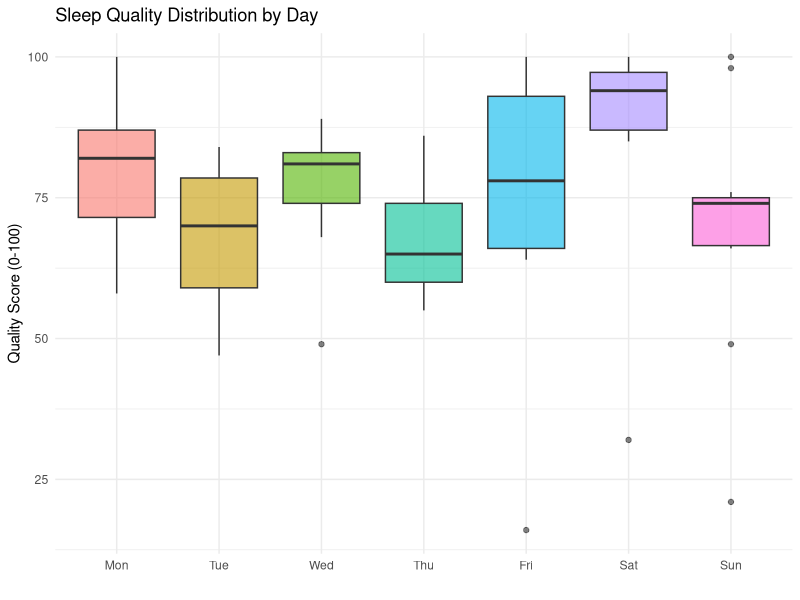
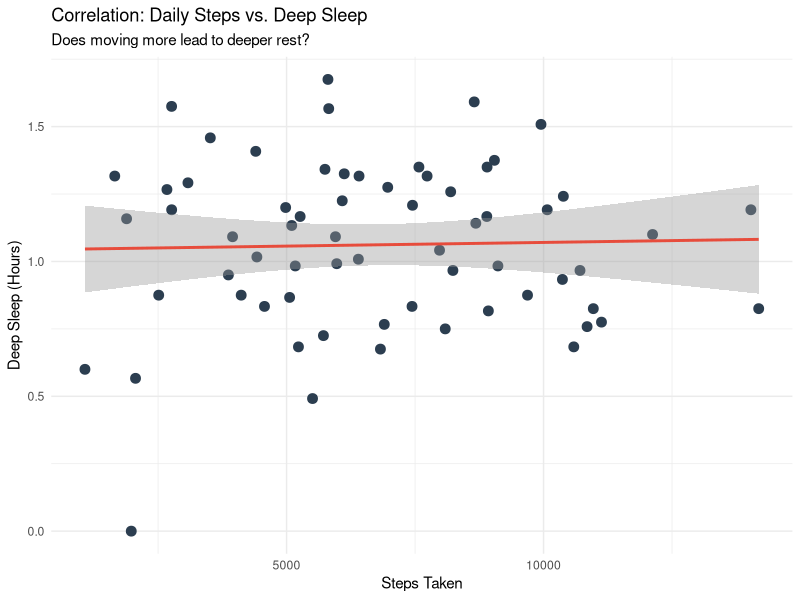
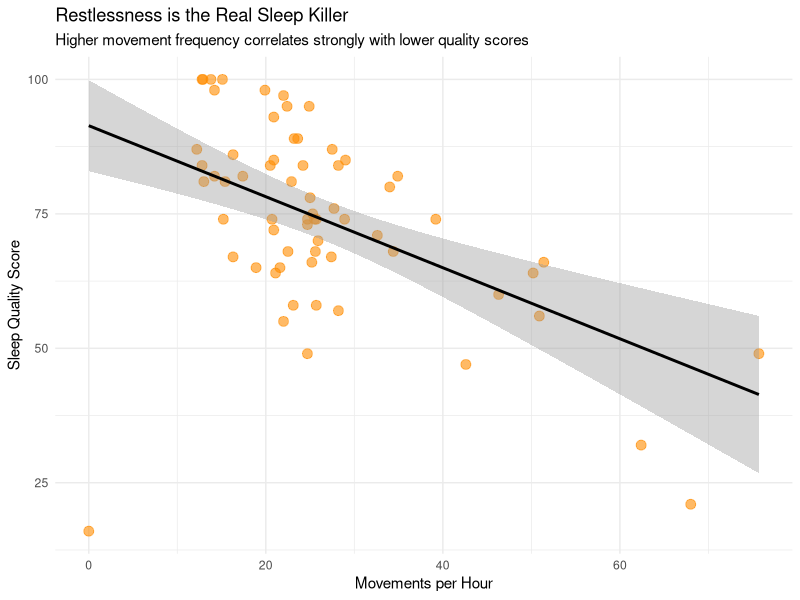
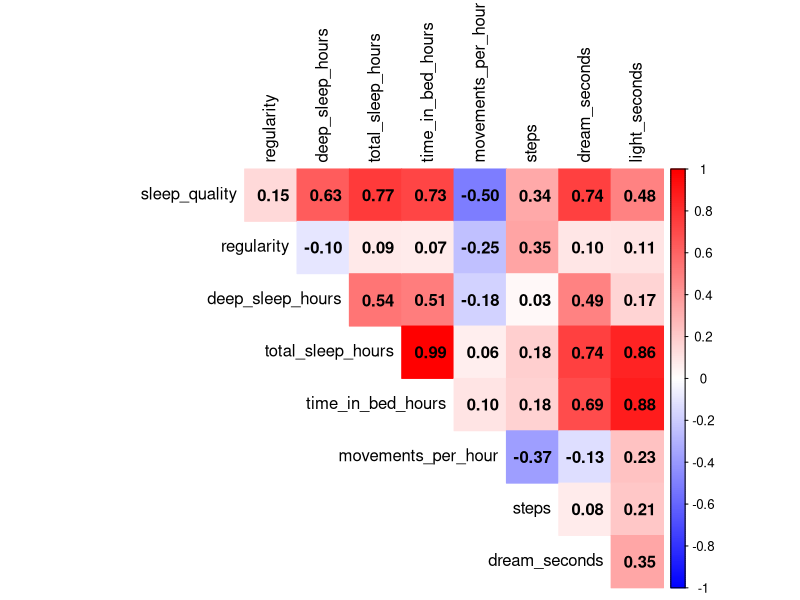

These charts were generated, in order, by the following R code:
## ---- chunk 1
knitr::opts_chunk$set(echo = TRUE, warning = FALSE, message = FALSE)
library(tidyverse)
library(corrplot)

# Load the CLEAN data we just saved
sleep <- read_csv("../data/sleep_clean2.csv")
## ---- chunk 2
# Reorder days so they start on Monday instead of alphabetical
sleep$day_of_week <- factor(sleep$day_of_week, 
                            levels = c("Mon", "Tue", "Wed", "Thu", "Fri", "Sat", "Sun"))

ggplot(sleep, aes(x = day_of_week, y = sleep_quality, fill = day_of_week)) +
  geom_boxplot(alpha = 0.6) +
  theme_minimal() +
  labs(title = "Sleep Quality Distribution by Day",
       y = "Quality Score (0-100)",
       x = "") +
  theme(legend.position = "none")
## ---- chunk 3
ggplot(sleep, aes(x = steps, y = deep_sleep_hours)) +
  geom_point(color = "#2c3e50", size = 3) +
  geom_smooth(method = "lm", color = "#e74c3c") + # Adds a trend line
  theme_minimal() +
  labs(title = "Correlation: Daily Steps vs. Deep Sleep",
       subtitle = "Does moving more lead to deeper rest?",
       x = "Steps Taken",
       y = "Deep Sleep (Hours)")
## ---- chunk 4
ggplot(sleep, aes(x = movements_per_hour, y = sleep_quality)) +
  geom_point(color = "darkorange", alpha = 0.6, size = 3) +
  geom_smooth(method = "lm", color = "black") +
  theme_minimal() +
  labs(title = "Restlessness is the Real Sleep Killer",
       subtitle = "Higher movement frequency correlates strongly with lower quality scores",
       x = "Movements per Hour",
       y = "Sleep Quality Score")
## ---- chunk 5
library(corrplot)

# Select only the numeric columns we care about
cor_data <- sleep |>  
  select(sleep_quality, regularity, deep_sleep_hours, total_sleep_hours, time_in_bed_hours, 
         movements_per_hour, steps, dream_seconds, light_seconds) |> 
  cor() # Calculate the correlation matrix

# Plot it
corrplot(cor_data, 
         method = "color", 
         type = "upper", 
         col = colorRampPalette(c("blue", "white", "red"))(200),
         addCoef.col = "black", # Add the actual numbers
         tl.col = "black",      # Text label color
         diag = FALSE)          # Hide the middle line
## ---- chunk 6
# Build a simple linear model
model <- lm(sleep_quality ~ steps + total_sleep_hours, data = sleep)

# Show the results
summary(model)
